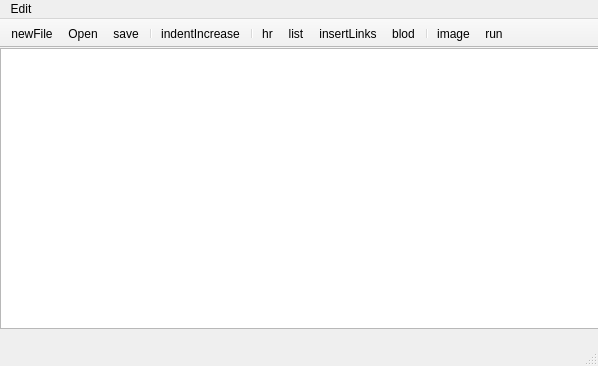
<?xml version="1.0" encoding="UTF-8"?>
<ui version="4.0">
 <class>MainWindow</class>
 <widget class="QMainWindow" name="MainWindow">
  <property name="geometry">
   <rect>
    <x>0</x>
    <y>0</y>
    <width>598</width>
    <height>366</height>
   </rect>
  </property>
  <property name="windowTitle">
   <string>网页开发助手</string>
  </property>
  <widget class="QWidget" name="centralWidget">
   <widget class="QPlainTextEdit" name="plainTextEdit">
    <property name="geometry">
     <rect>
      <x>0</x>
      <y>0</y>
      <width>601</width>
      <height>281</height>
     </rect>
    </property>
    <property name="contextMenuPolicy">
     <enum>Qt::CustomContextMenu</enum>
    </property>
    <property name="autoFillBackground">
     <bool>true</bool>
    </property>
    <property name="plainText">
     <string/>
    </property>
   </widget>
  </widget>
  <widget class="QMenuBar" name="menuBar">
   <property name="geometry">
    <rect>
     <x>0</x>
     <y>0</y>
     <width>598</width>
     <height>25</height>
    </rect>
   </property>
   <widget class="QMenu" name="menuEdit">
    <property name="title">
     <string>Edit</string>
    </property>
    <addaction name="actionFind"/>
   </widget>
   <addaction name="menuEdit"/>
  </widget>
  <widget class="QToolBar" name="mainToolBar">
   <property name="movable">
    <bool>false</bool>
   </property>
   <property name="floatable">
    <bool>false</bool>
   </property>
   <attribute name="toolBarArea">
    <enum>TopToolBarArea</enum>
   </attribute>
   <attribute name="toolBarBreak">
    <bool>false</bool>
   </attribute>
   <addaction name="actionNewFile"/>
   <addaction name="actionOpen"/>
   <addaction name="actionSave"/>
   <addaction name="separator"/>
   <addaction name="actionIndentIncrease"/>
   <addaction name="separator"/>
   <addaction name="actionHr"/>
   <addaction name="actionList"/>
   <addaction name="actionInsertLinks"/>
   <addaction name="actionBlod"/>
   <addaction name="separator"/>
   <addaction name="actionImage"/>
   <addaction name="actionRun"/>
  </widget>
  <widget class="QStatusBar" name="statusBar"/>
  <action name="actionOpen">
   <property name="icon">
    <iconset resource="image.qrc">
     <normaloff>:/image/images/ic_folder_open.png</normaloff>:/image/images/ic_folder_open.png</iconset>
   </property>
   <property name="text">
    <string>Open</string>
   </property>
   <property name="toolTip">
    <string>Open</string>
   </property>
   <property name="shortcut">
    <string>Ctrl+O</string>
   </property>
  </action>
  <action name="actionIndentIncrease">
   <property name="icon">
    <iconset resource="image.qrc">
     <normaloff>:/image/images/ic_format_indent_increase.png</normaloff>:/image/images/ic_format_indent_increase.png</iconset>
   </property>
   <property name="text">
    <string>indentIncrease</string>
   </property>
   <property name="toolTip">
    <string>Indent Increase</string>
   </property>
   <property name="shortcut">
    <string>F1</string>
   </property>
  </action>
  <action name="actionSave">
   <property name="icon">
    <iconset resource="image.qrc">
     <normaloff>:/image/images/ic_save.png</normaloff>:/image/images/ic_save.png</iconset>
   </property>
   <property name="text">
    <string>save</string>
   </property>
   <property name="toolTip">
    <string>Save File</string>
   </property>
   <property name="shortcut">
    <string>F5</string>
   </property>
  </action>
  <action name="actionInsertLinks">
   <property name="icon">
    <iconset resource="image.qrc">
     <normaloff>:/image/images/ic_insert_link.png</normaloff>:/image/images/ic_insert_link.png</iconset>
   </property>
   <property name="text">
    <string>insertLinks</string>
   </property>
   <property name="toolTip">
    <string>Insert Links</string>
   </property>
  </action>
  <action name="actionImage">
   <property name="icon">
    <iconset resource="image.qrc">
     <normaloff>:/image/images/ic_wallpaper.png</normaloff>:/image/images/ic_wallpaper.png</iconset>
   </property>
   <property name="text">
    <string>image</string>
   </property>
   <property name="toolTip">
    <string>Convert to Base64</string>
   </property>
  </action>
  <action name="actionNewFile">
   <property name="icon">
    <iconset resource="image.qrc">
     <normaloff>:/image/images/ic_insert_drive_file.png</normaloff>:/image/images/ic_insert_drive_file.png</iconset>
   </property>
   <property name="text">
    <string>newFile</string>
   </property>
   <property name="toolTip">
    <string>New File</string>
   </property>
  </action>
  <action name="actionBlod">
   <property name="icon">
    <iconset resource="image.qrc">
     <normaloff>:/image/images/ic_format_bold.png</normaloff>:/image/images/ic_format_bold.png</iconset>
   </property>
   <property name="text">
    <string>blod</string>
   </property>
   <property name="toolTip">
    <string>Blod</string>
   </property>
  </action>
  <action name="actionRun">
   <property name="icon">
    <iconset resource="image.qrc">
     <normaloff>:/image/images/ic_send.png</normaloff>:/image/images/ic_send.png</iconset>
   </property>
   <property name="text">
    <string>run</string>
   </property>
   <property name="toolTip">
    <string>Run</string>
   </property>
  </action>
  <action name="actionList">
   <property name="icon">
    <iconset resource="image.qrc">
     <normaloff>:/image/images/ic_format_list_bulleted.png</normaloff>:/image/images/ic_format_list_bulleted.png</iconset>
   </property>
   <property name="text">
    <string>list</string>
   </property>
   <property name="toolTip">
    <string>List and Link</string>
   </property>
  </action>
  <action name="actionHr">
   <property name="icon">
    <iconset resource="image.qrc">
     <normaloff>:/image/images/ic_remove.png</normaloff>:/image/images/ic_remove.png</iconset>
   </property>
   <property name="text">
    <string>hr</string>
   </property>
   <property name="toolTip">
    <string>HR</string>
   </property>
  </action>
  <action name="actionCopy">
   <property name="icon">
    <iconset resource="image.qrc">
     <normaloff>:/image/images/ic_content_copy.png</normaloff>:/image/images/ic_content_copy.png</iconset>
   </property>
   <property name="text">
    <string>Copy</string>
   </property>
   <property name="toolTip">
    <string>Copy</string>
   </property>
  </action>
  <action name="actionEditpast">
   <property name="icon">
    <iconset resource="image.qrc">
     <normaloff>:/image/images/ic_content_paste.png</normaloff>:/image/images/ic_content_paste.png</iconset>
   </property>
   <property name="text">
    <string>Paste</string>
   </property>
   <property name="toolTip">
    <string>Paste</string>
   </property>
  </action>
  <action name="actionEditcut">
   <property name="icon">
    <iconset resource="image.qrc">
     <normaloff>:/image/images/ic_content_cut.png</normaloff>:/image/images/ic_content_cut.png</iconset>
   </property>
   <property name="text">
    <string>Cut</string>
   </property>
   <property name="toolTip">
    <string>Cut</string>
   </property>
  </action>
  <action name="actionEditselectall">
   <property name="icon">
    <iconset resource="image.qrc">
     <normaloff>:/image/images/ic_select_all.png</normaloff>:/image/images/ic_select_all.png</iconset>
   </property>
   <property name="text">
    <string>Select All</string>
   </property>
   <property name="toolTip">
    <string>Select All</string>
   </property>
  </action>
  <action name="actionEditundo">
   <property name="text">
    <string>editundo</string>
   </property>
  </action>
  <action name="editredo">
   <property name="icon">
    <iconset resource="image.qrc">
     <normaloff>:/image/images/ic_redo.png</normaloff>:/image/images/ic_redo.png</iconset>
   </property>
   <property name="text">
    <string>editredo</string>
   </property>
  </action>
  <action name="actionFind">
   <property name="text">
    <string>Find</string>
   </property>
   <property name="shortcut">
    <string>Ctrl+F</string>
   </property>
   <property name="shortcutContext">
    <enum>Qt::WidgetShortcut</enum>
   </property>
  </action>
 </widget>
 <layoutdefault spacing="6" margin="11"/>
 <resources>
  <include location="image.qrc"/>
 </resources>
 <connections/>
</ui>
